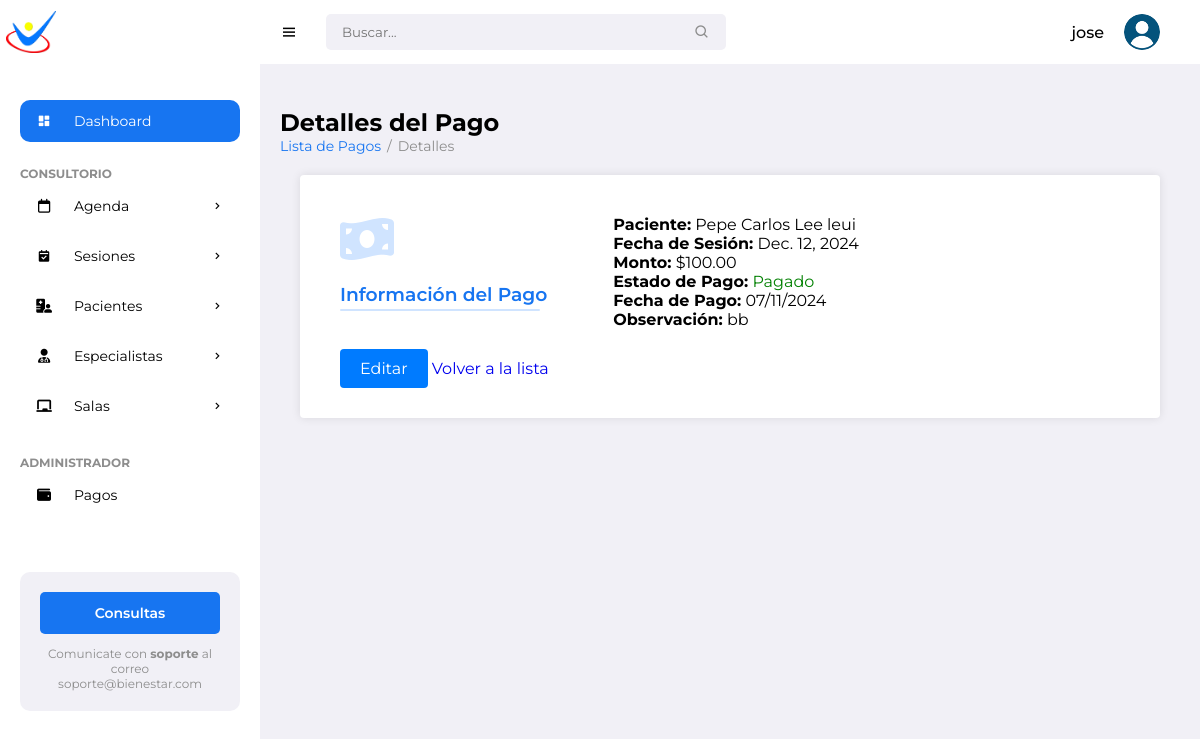
Page /payments/1/ (signed in) on the earlier database version.
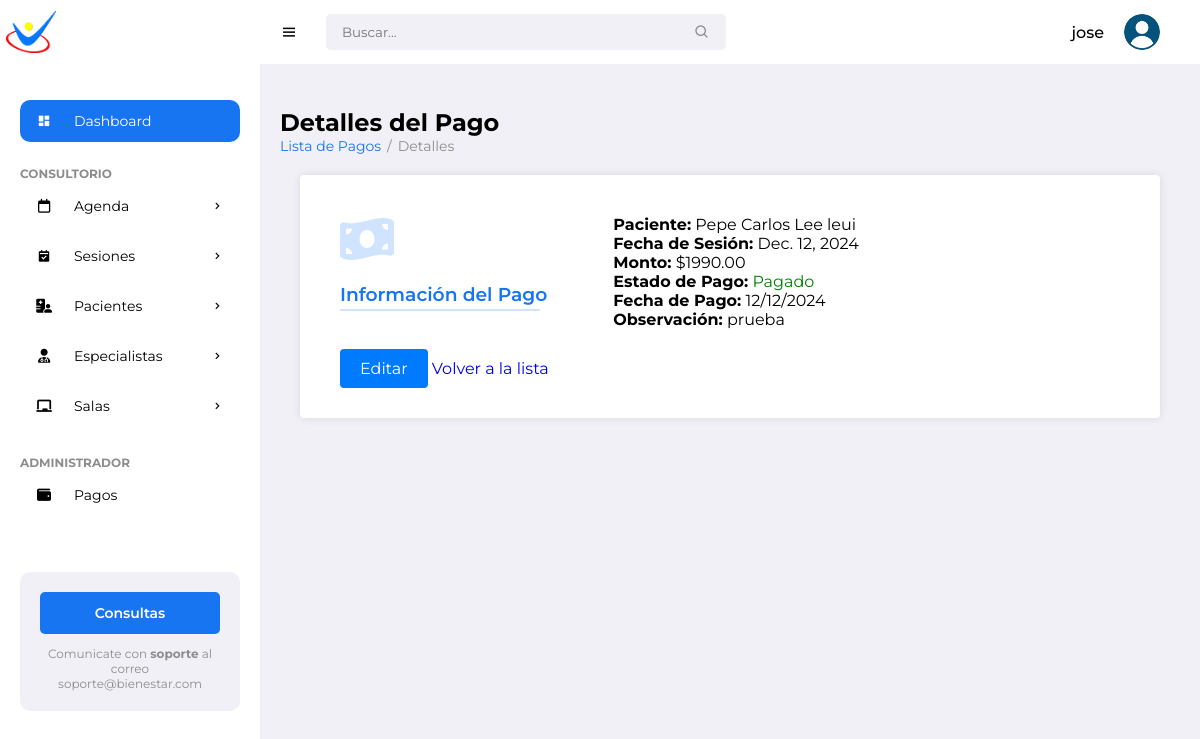
Same page on the later database version.
### pacientes/models.py (models this page shows, shortened)
class Payment(models.Model):
    session = models.OneToOneField(Session, on_delete=models.CASCADE, related_name='payment')
    is_paid = models.BooleanField(default=False)
    payment_date = models.DateField(null=True, blank=True)
    amount = models.DecimalField(max_digits=10, decimal_places=2)
    payment_observation = models.TextField(blank=True, null=True)
    created_at = models.DateTimeField(auto_now_add=True)
    updated_at = models.DateTimeField(auto_now=True)
    class Meta:
        ordering = ['-session__date']
        verbose_name = 'Payment'
        verbose_name_plural = 'Payments'

class Session(models.Model):
    STATUS_CHOICES = [
        ('Pendiente', 'Pendiente'),
        ('Realizada', 'Realizada'),
        ('Cancelada', 'Cancelada')
    ]
    patient = models.ForeignKey(Patient, on_delete=models.CASCADE, related_name='sessions')
    specialist = models.ForeignKey(Specialist, on_delete=models.CASCADE, related_name='sessions')
    room = models.ForeignKey(Room, on_delete=models.SET_NULL, null=True, related_name='sessions')
    date = models.DateField()
    time = models.TimeField()
    objective = models.CharField(max_length=255)
    activity = models.TextField()
    materials = models.TextField(blank=True)
    observation = models.TextField(blank=True)
    attachment = models.FileField(upload_to='session_attachments/', blank=True, null=True)
    status = models.CharField(
        max_length=10,
        choices=STATUS_CHOICES,
        default='Pendiente',
        help_text="Estado de la sesión: 'Pendiente', 'Completada o 'Cancelada'."
    )
    paid_in_advance = models.BooleanField(default=False, verbose_name="Pagada por adelantado")

class Patient(models.Model):
    name = models.CharField(max_length=100)
    surname = models.CharField(max_length=100)
    date_of_birth = models.DateField()
    gender = models.CharField(max_length=10, choices=[('M','Male'), ('F','Female')])
    address = models.CharField(max_length=255)
    phone_number = models.CharField(max_length=20)
    email = models.EmailField()
    cost_session = models.DecimalField(max_digits=10, decimal_places=2, default=0)
    photo = models.ImageField(upload_to='patient_photos/', blank=True, null=True)
    marital_status = models.CharField(max_length=20)
    medical_diagnosis = models.TextField()
    attachments = models.FileField(upload_to='patient_attachments/', blank=True, null=True)
    therapy = models.CharField(max_length=100)
    education = models.CharField(max_length=100, default='No especificado')
    therapist = models.ForeignKey(Specialist, on_delete=models.SET_NULL, null=True, related_name='patients')
    medical_history = models.TextField(blank=True, null=True)
    allergies = models.CharField(max_length=255, blank=True)  # Changed from TextField
    emergency_contact_name = models.CharField(max_length=100)
    emergency_contact_phone = models.CharField(max_length=20)  # Updated length
    notes = models.TextField(blank=True)
    created_date = models.DateTimeField(auto_now_add=True)
    status = models.CharField(max_length=50, choices=[
        ('Active', 'Active'),
        ('Discharged', 'Discharged'),
        ('Suspended', 'Suspended')
    ], blank=True,
        null=True)

### pacientes/views.py (the view)
# urls.py: path('payments/<int:payment_id>/', views.payment_detail, name='payment_detail'),
@login_required
def payment_detail(request, payment_id):
    payment = get_object_or_404(Payment, id=payment_id)
    return render(request, 'pacientes/payments/payment_detail.html',
                 {'payment': payment})

### pacientes/templates/pacientes/payments/payment_detail.html
{% extends "pacientes/base/base.html" %}
{% block content %}
<h1>Detalles del Pago</h1>
<ul class="breadcrumbs">
    <li><a href="{% url 'payment_list' %}">Lista de Pagos</a></li>
    <li class="divider">/</li>
    <li><a href="#" class="active">Detalles</a></li>
</ul>
<div class="form-container">
    <div class="row section">
        <div class="col-title">
            <i class="fas fa-money-bill-wave"></i>
            <h3>Información del Pago</h3>
        </div>
        <div class="col-fields">
            <p><strong>Paciente:</strong> {{ payment.session.patient.name }} {{ payment.session.patient.surname }}</p>
            <p><strong>Fecha de Sesión:</strong> {{ payment.session.date }}</p>
            <p><strong>Monto:</strong> ${{ payment.amount }}</p>
            <p><strong>Estado de Pago:</strong>
                <span style="color: {% if payment.is_paid %}green{% else %}red{% endif %};">
                    {% if payment.is_paid %}Pagado{% else %}No Pagado{% endif %}
                </span>
            </p>
            <p><strong>Fecha de Pago:</strong> {{ payment.payment_date|date:"d/m/Y" }}</p>
            <p><strong>Observación:</strong> {{ payment.payment_observation }}</p>
        </div>
    </div>
    <div class="button-group">
        <a href="{% url 'edit_payment' payment.id %}" class="btn btn-primary">Editar</a>
        <a href="{% url 'payment_list' %}" class="btn btn-secondary">Volver a la lista</a>
    </div>
</div>
{% endblock %}

Differences in the rows shown:
changed Payment "Pepe Carlos": amount "100.00" → "1990.00"; payment_date "07/11/2024" → "12/12/2024"; payment_observation "bb" → "prueba"
